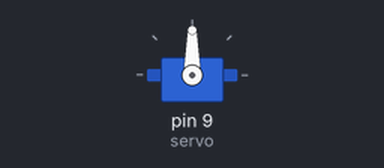
Recording of a sketch running on a simulated Arduino Uno, built with avr-gcc and run on an emulated ATmega328P. Parts: servo.

Above: at 0.05 s.
Timing chart, 0 to 5.5 s (numbered marks = the images above):
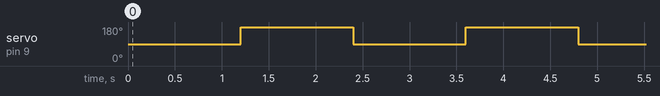

Measured:
- by itself, servo on pin 9 (servo): alternates 180° for 1.2 s and 90° for 1.2 s

The sketch:

sketch_nov07a.ino
```cpp
#include <Arduino.h>
#include <Servo.h>

const int DELAY = 300;
Servo servo;

void setup() {
  // put your setup code here, to run once:
  servo.attach(9, 1000, 2000);
}

void loop() {
  // put your main code here, to run repeatedly:
  while (true) {
    servo.write(90);
    delay(4*DELAY);
    servo.write(180);
    delay(4*DELAY);
  }
}
```
